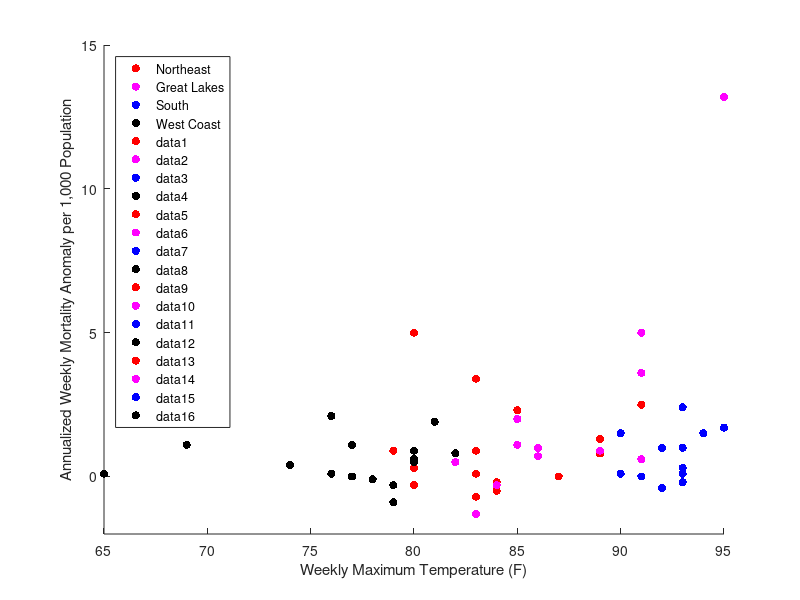
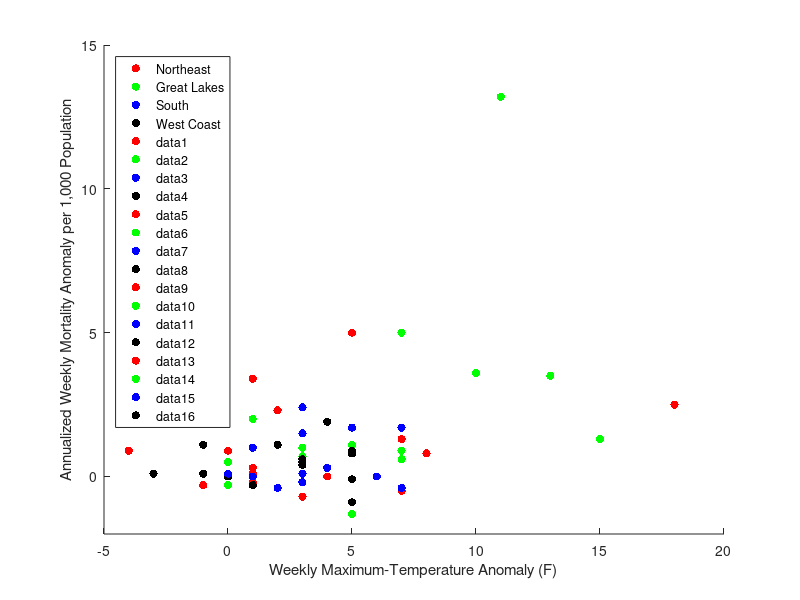
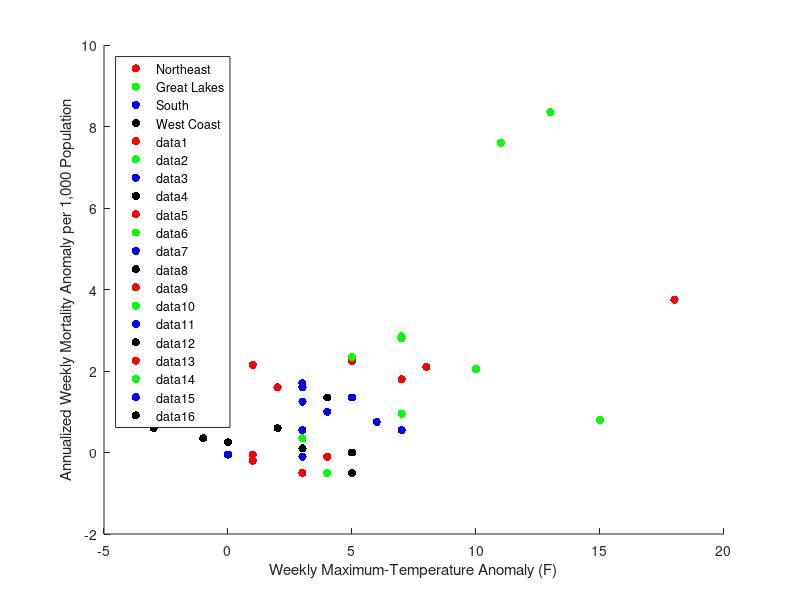

These charts were generated, in order, by the following MATLAB code:
%Creation of graphs from Gover 1938 data
mortanomaly1925na=[2.5;5.0;-0.5];mortanomaly1925nc=[1.3;0.3;-1.3];
mortanomaly1925s=[-0.4;1.5;1.7];mortanomaly1925w=[0.1;1.1;0.4];

%2-month averages to account for delay in mortality
mortanomaly1925na2=[3.75;2.25];mortanomaly1925nc2=[0.8;-0.5];
mortanomaly1925s2=[0.55;1.6];mortanomaly1925w2=[0.6;0.75];

temp1925na=[91;80;84];temp1925nc=[89;80;83];
temp1925s=[92;90;95];temp1925w=[65;69;74];

tempanomaly1925na=[18;5;7];tempanomaly1925nc=[15;4;5];
tempanomaly1925s=[7;3;7];tempanomaly1925w=[-3;-1;3];

tempcombo1925na=[109;85;91];tempcombo1925nc=[104;84;88];
tempcombo1925s=[99;93;102];tempcombo1925w=[62;68;77];


mortanomaly1931na=[0.3;-0.7;-0.3];mortanomaly1931nc=[1.1;3.6;0.5];
mortanomaly1931s=[0.3;1.7;1.0];mortanomaly1931w=[-0.1;-0.9;0.9];

mortanomaly1931na2=[-0.2;-0.5];mortanomaly1931nc2=[2.35;2.05];
mortanomaly1931s2=[1.0;1.35];mortanomaly1931w2=[-0.5;0.0];

temp1931na=[80;83;80];temp1931nc=[85;91;82];
temp1931s=[93;95;93];temp1931w=[78;79;80];

tempanomaly1931na=[1;3;-1];tempanomaly1931nc=[5;10;0];
tempanomaly1931s=[4;5;3];tempanomaly1931w=[5;5;5];


mortanomaly1934na=[0.0;-0.2;0.1];mortanomaly1934nc=[0.6;5.0;0.7];
mortanomaly1934s=[0.0;1.5;-0.4];mortanomaly1934w=[0.0;0.5;-0.3];

mortanomaly1934na2=[-0.1;-0.05];mortanomaly1934nc2=[2.8;2.85];
mortanomaly1934s2=[0.75;0.55];mortanomaly1934w2=[0.25;0.1];

temp1934na=[87;84;83];temp1934nc=[91;91;86];
temp1934s=[96;94;92];temp1934w=[77;80;79];

tempanomaly1934na=[4;1;1];tempanomaly1934nc=[7;7;3];
tempanomaly1934s=[6;3;2];tempanomaly1934w=[0;3;1];


mortanomaly1936na=[1.3;2.3;0.9];mortanomaly1936nc=[3.5;13.2;2.0];
mortanomaly1936s=[0.1;2.4;1.0];mortanomaly1936w=[2.1;1.9;0.8];

mortanomaly1936na2=[1.8;1.6];mortanomaly1936nc2=[8.35;7.6];
mortanomaly1936s2=[1.25;1.7];mortanomaly1936w2=[2.0;1.35];

temp1936na=[89;85;79];temp1936nc=[96;95;85];
temp1936s=[93;93;92];temp1936w=[76;81;82];

tempanomaly1936na=[7;2;-4];tempanomaly1936nc=[13;11;1];
tempanomaly1936s=[3;3;1];tempanomaly1936w=[-1;4;5];


mortanomaly1937na=[0.8;3.4;0.9];mortanomaly1937nc=[0.9;1.0;-0.3];
mortanomaly1937s=[0.1;-0.2;0.0];mortanomaly1937w=[1.1;0.1;0.6];

mortanomaly1937na2=[2.1;2.15];mortanomaly1937nc2=[0.95;0.35];
mortanomaly1937s2=[-0.05;-0.1];mortanomaly1937w2=[0.6;0.35];

temp1937na=[89;83;83];temp1937nc=[89;86;84];
temp1937s=[90;93;91];temp1937w=[77;76;80];

tempanomaly1937na=[8;1;0];tempanomaly1937nc=[7;3;0];
tempanomaly1937s=[0;3;1];tempanomaly1937w=[2;-1;3];


%Make scatterplots
figure(1);clf;
scatter(temp1925na,mortanomaly1925na,'r','filled'); hold on;
xlim([65 95]);ylim([-2 15]);
xlabel('Weekly Maximum Temperature (F)');
ylabel('Annualized Weekly Mortality Anomaly per 1,000 Population');
scatter(temp1925nc,mortanomaly1925nc,'m','filled');
scatter(temp1925s,mortanomaly1925s,'b','filled');
scatter(temp1925w,mortanomaly1925w,'k','filled');
legend('Northeast','Great Lakes','South','West Coast','Location','Northwest');

scatter(temp1931na,mortanomaly1931na,'r','filled'); hold on;
scatter(temp1931nc,mortanomaly1931nc,'m','filled');
scatter(temp1931s,mortanomaly1931s,'b','filled');
scatter(temp1931w,mortanomaly1931w,'k','filled');

scatter(temp1934na,mortanomaly1934na,'r','filled'); hold on;
scatter(temp1934nc,mortanomaly1934nc,'m','filled');
scatter(temp1934s,mortanomaly1934s,'b','filled');
scatter(temp1934w,mortanomaly1934w,'k','filled');

scatter(temp1936na,mortanomaly1936na,'r','filled'); hold on;
scatter(temp1936nc,mortanomaly1936nc,'m','filled');
scatter(temp1936s,mortanomaly1936s,'b','filled');
scatter(temp1936w,mortanomaly1936w,'k','filled');

scatter(temp1937na,mortanomaly1937na,'r','filled'); hold on;
scatter(temp1937nc,mortanomaly1937nc,'m','filled');
scatter(temp1937s,mortanomaly1937s,'b','filled');
scatter(temp1937w,mortanomaly1937w,'k','filled');


figure(2);clf;
scatter(tempanomaly1925na,mortanomaly1925na,'r','filled'); hold on;
xlim([-5 20]);ylim([-2 15]);
xlabel('Weekly Maximum-Temperature Anomaly (F)');
ylabel('Annualized Weekly Mortality Anomaly per 1,000 Population');
scatter(tempanomaly1925nc,mortanomaly1925nc,'g','filled');
scatter(tempanomaly1925s,mortanomaly1925s,'b','filled');
scatter(tempanomaly1925w,mortanomaly1925w,'k','filled');
legend('Northeast','Great Lakes','South','West Coast','Location','Northwest');

scatter(tempanomaly1931na,mortanomaly1931na,'r','filled'); hold on;
scatter(tempanomaly1931nc,mortanomaly1931nc,'g','filled');
scatter(tempanomaly1931s,mortanomaly1931s,'b','filled');
scatter(tempanomaly1931w,mortanomaly1931w,'k','filled');

scatter(tempanomaly1934na,mortanomaly1934na,'r','filled'); hold on;
scatter(tempanomaly1934nc,mortanomaly1934nc,'g','filled');
scatter(tempanomaly1934s,mortanomaly1934s,'b','filled');
scatter(tempanomaly1934w,mortanomaly1934w,'k','filled');

scatter(tempanomaly1936na,mortanomaly1936na,'r','filled'); hold on;
scatter(tempanomaly1936nc,mortanomaly1936nc,'g','filled');
scatter(tempanomaly1936s,mortanomaly1936s,'b','filled');
scatter(tempanomaly1936w,mortanomaly1936w,'k','filled');

scatter(tempanomaly1937na,mortanomaly1937na,'r','filled'); hold on;
scatter(tempanomaly1937nc,mortanomaly1937nc,'g','filled');
scatter(tempanomaly1937s,mortanomaly1937s,'b','filled');
scatter(tempanomaly1937w,mortanomaly1937w,'k','filled');


figure(3);clf;
scatter(tempanomaly1925na(1:2),mortanomaly1925na2,'r','filled'); hold on;
xlim([-5 20]);ylim([-2 10]);
xlabel('Weekly Maximum-Temperature Anomaly (F)');
ylabel('Annualized Weekly Mortality Anomaly per 1,000 Population');
scatter(tempanomaly1925nc(1:2),mortanomaly1925nc2,'g','filled');
scatter(tempanomaly1925s(1:2),mortanomaly1925s2,'b','filled');
scatter(tempanomaly1925w(1:2),mortanomaly1925w2,'k','filled');
legend('Northeast','Great Lakes','South','West Coast','Location','Northwest');

scatter(tempanomaly1931na(1:2),mortanomaly1931na2,'r','filled'); hold on;
scatter(tempanomaly1931nc(1:2),mortanomaly1931nc2,'g','filled');
scatter(tempanomaly1931s(1:2),mortanomaly1931s2,'b','filled');
scatter(tempanomaly1931w(1:2),mortanomaly1931w2,'k','filled');

scatter(tempanomaly1934na(1:2),mortanomaly1934na2,'r','filled'); hold on;
scatter(tempanomaly1934nc(1:2),mortanomaly1934nc2,'g','filled');
scatter(tempanomaly1934s(1:2),mortanomaly1934s2,'b','filled');
scatter(tempanomaly1934w(1:2),mortanomaly1934w2,'k','filled');

scatter(tempanomaly1936na(1:2),mortanomaly1936na2,'r','filled'); hold on;
scatter(tempanomaly1936nc(1:2),mortanomaly1936nc2,'g','filled');
scatter(tempanomaly1936s(1:2),mortanomaly1936s2,'b','filled');
scatter(tempanomaly1936w(1:2),mortanomaly1936w2,'k','filled');

scatter(tempanomaly1937na(1:2),mortanomaly1937na2,'r','filled'); hold on;
scatter(tempanomaly1937nc(1:2),mortanomaly1937nc2,'g','filled');
scatter(tempanomaly1937s(1:2),mortanomaly1937s2,'b','filled');
scatter(tempanomaly1937w(1:2),mortanomaly1937w2,'k','filled');